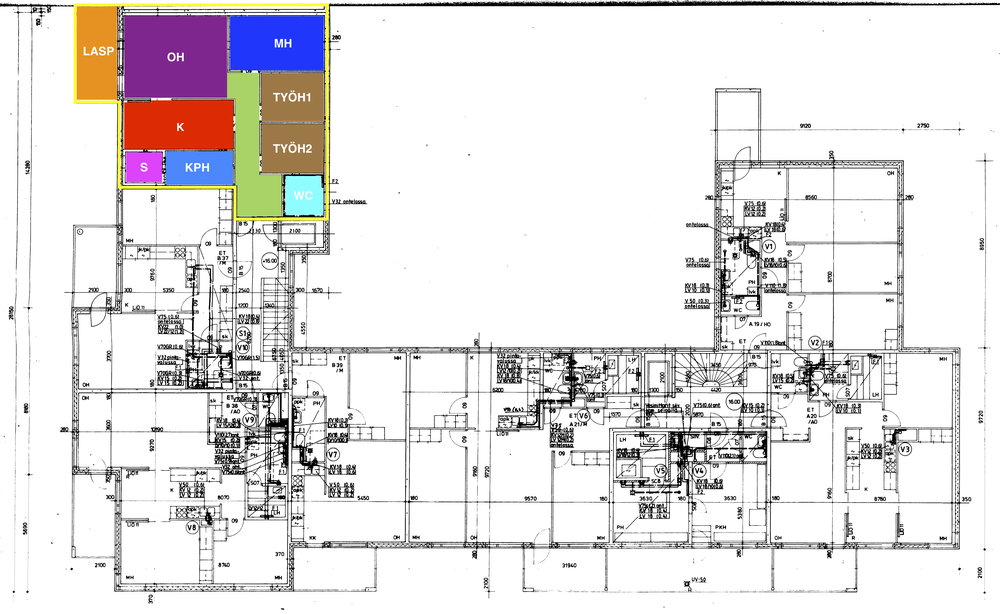
#> input picture assets/floorplan-scanned-apartment-room-names.png, 1000 x 614 px, shrunk from 7672 x 4712 before the run
$ python -i improved_door_detection.py   (imports and definitions only)
#> lines starting #> are read from the running program, lines starting #| are printed output that depends on the picture; after the words box and inside, x2 and y2 are one past the last pixel; in counts of white or black regions, pixels touching at a corner belong together
"""Improved door detection using simple gap analysis."""

from typing import List, Tuple

import cv2
import numpy as np


def detect_doors_simple(
    image: np.ndarray,
    min_door_width: int = 20,
    max_door_width: int = 200,  # Increased to catch full door openings
    edge_margin: int = 50,
) -> List[Tuple[int, int, int, int, str, float]]:
    """Detect doors using simple gap detection in binary image.

    Args:
        image: Input floor plan image
        min_door_width: Minimum door width in pixels
        max_door_width: Maximum door width in pixels
        edge_margin: Margin from edges to ignore

    Returns:
        List of (x, y, width, height, orientation, gap_width) tuples
    """
    # Convert to grayscale
    if len(image.shape) == 3:
        gray = cv2.cvtColor(image, cv2.COLOR_BGR2GRAY)
    else:
        gray = image.copy()

    # Simple threshold - walls are dark, background is light
    _, binary = cv2.threshold(gray, 200, 255, cv2.THRESH_BINARY)

    # Invert so walls are white, background is black
    binary_inv = cv2.bitwise_not(binary)

    h, w = binary_inv.shape

    # Find all gaps in horizontal scans
    all_gaps = []

    for y in range(edge_margin, h - edge_margin, 10):  # Sample every 10 rows
        row = binary_inv[y, :]

        # Find runs of zeros (gaps/openings)
        in_gap = False
        gap_start = 0
        prev_val = 255

        for x in range(w):
            val = row[x]

            # Detect start of gap
            if prev_val > 128 and val < 128:
                gap_start = x
                in_gap = True
            # Detect end of gap
            elif prev_val < 128 and val > 128 and in_gap:
                gap_width = x - gap_start

                # Check if gap is door-sized
                if min_door_width <= gap_width <= max_door_width:
                    # Check if gap is not at edges
                    if edge_margin < gap_start < w - edge_margin:
                        # Check if there are walls on both sides
                        check_dist = min(10, gap_start, w - x)
                        left_wall = np.mean(row[max(0, gap_start - check_dist):gap_start])
                        right_wall = np.mean(row[x:min(w, x + check_dist)])

                        if left_wall > 100 and right_wall > 100:
                            all_gaps.append((gap_start, y, gap_width))

                in_gap = False

            prev_val = val

    # Cluster gaps that are vertically aligned (same door)
    door_clusters = _cluster_vertical_gaps(all_gaps, x_tolerance=15, min_cluster_size=3)

    # Convert clusters to door detections
    doors = []
    for cluster in door_clusters:
        # Calculate average position and width
        x_positions = [g[0] for g in cluster]
        y_positions = [g[1] for g in cluster]
        widths = [g[2] for g in cluster]

        avg_x = int(np.mean(x_positions))
        min_y = min(y_positions)
        max_y = max(y_positions)
        avg_width = np.mean(widths)

        door_height = max_y - min_y

        # Only include if door spans reasonable height
        # But not too large (which would be a wall boundary)
        if 30 < door_height < 200:  # Doors should be 30-200 pixels tall
            doors.append((
                avg_x,
                min_y,
                int(avg_width),
                door_height,
                'vertical',
                avg_width
            ))

    # Also scan vertically for horizontal doors
    vertical_gaps = []

    for x in range(edge_margin, w - edge_margin, 10):  # Sample every 10 columns
        col = binary_inv[:, x]

        in_gap = False
        gap_start = 0
        prev_val = 255

        for y in range(h):
            val = col[y]

            if prev_val > 128 and val < 128:
                gap_start = y
                in_gap = True
            elif prev_val < 128 and val > 128 and in_gap:
                gap_height = y - gap_start

                if min_door_width <= gap_height <= max_door_width:
                    if edge_margin < gap_start < h - edge_margin:
                        check_dist = min(10, gap_start, h - y)
                        top_wall = np.mean(col[max(0, gap_start - check_dist):gap_start])
                        bottom_wall = np.mean(col[y:min(h, y + check_dist)])

                        if top_wall > 100 and bottom_wall > 100:
                            vertical_gaps.append((x, gap_start, gap_height))

                in_gap = False

            prev_val = val

    # Cluster horizontal doors
    h_door_clusters = _cluster_horizontal_gaps(vertical_gaps, y_tolerance=15, min_cluster_size=3)

    for cluster in h_door_clusters:
        x_positions = [g[0] for g in cluster]
        y_positions = [g[1] for g in cluster]
        heights = [g[2] for g in cluster]

        min_x = min(x_positions)
        max_x = max(x_positions)
        avg_y = int(np.mean(y_positions))
        avg_height = np.mean(heights)

        door_width = max_x - min_x

        # Only include if door spans reasonable width
        # But not too large (which would be a wall boundary)
        if 30 < door_width < 200:  # Doors should be 30-200 pixels wide
            doors.append((
                min_x,
                avg_y,
                door_width,
                int(avg_height),
                'horizontal',
                avg_height
            ))

    return doors


def _cluster_vertical_gaps(
    gaps: List[Tuple[int, int, int]],
    x_tolerance: int = 15,
    min_cluster_size: int = 3,
) -> List[List[Tuple[int, int, int]]]:
    """Cluster gaps that are vertically aligned.

    Args:
        gaps: List of (x, y, width) tuples
        x_tolerance: Maximum x difference to be in same cluster
        min_cluster_size: Minimum gaps to form a valid cluster

    Returns:
        List of gap clusters
    """
    if not gaps:
        return []

    # Sort by x position
    sorted_gaps = sorted(gaps, key=lambda g: g[0])

    clusters = []
    current_cluster = [sorted_gaps[0]]

    for gap in sorted_gaps[1:]:
        # Check if this gap is close to the cluster's average x
        cluster_avg_x = np.mean([g[0] for g in current_cluster])

        if abs(gap[0] - cluster_avg_x) <= x_tolerance:
            current_cluster.append(gap)
        else:
            # Start new cluster
            if len(current_cluster) >= min_cluster_size:
                clusters.append(current_cluster)
            current_cluster = [gap]

    # Don't forget last cluster
    if len(current_cluster) >= min_cluster_size:
        clusters.append(current_cluster)

    return clusters


def _cluster_horizontal_gaps(
    gaps: List[Tuple[int, int, int]],
    y_tolerance: int = 15,
    min_cluster_size: int = 3,
) -> List[List[Tuple[int, int, int]]]:
    """Cluster gaps that are horizontally aligned.

    Args:
        gaps: List of (x, y, height) tuples
        y_tolerance: Maximum y difference to be in same cluster
        min_cluster_size: Minimum gaps to form a valid cluster

    Returns:
        List of gap clusters
    """
    if not gaps:
        return []

    # Sort by y position
    sorted_gaps = sorted(gaps, key=lambda g: g[1])

    clusters = []
    current_cluster = [sorted_gaps[0]]

    for gap in sorted_gaps[1:]:
        cluster_avg_y = np.mean([g[1] for g in current_cluster])

        if abs(gap[1] - cluster_avg_y) <= y_tolerance:
            current_cluster.append(gap)
        else:
            if len(current_cluster) >= min_cluster_size:
                clusters.append(current_cluster)
            current_cluster = [gap]

    if len(current_cluster) >= min_cluster_size:
        clusters.append(current_cluster)

    return clusters

>>> import cv2
>>> picture = cv2.imread('../assets/floorplan-scanned-apartment-room-names.png')
#> picture is the input picture: shape (614, 1000, 3); mean B, G, R 226.8, 226.2, 229.1
>>> result = detect_doors_simple(picture)
#> in detect_doors_simple, `gray = cv2.cvtColor(image, cv2.COLOR_BGR2GRAY)`:
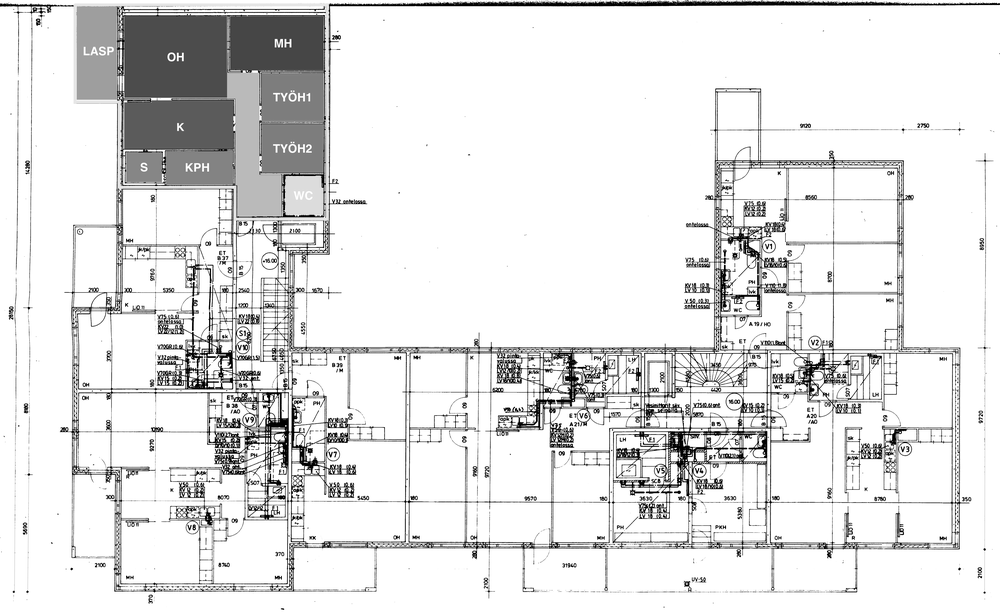
#> gray: shape (614, 1000); min 0, max 255, mean 227.1
#> in detect_doors_simple, `_, binary = cv2.threshold(gray, 200, 255, cv2.THRESH_BINARY)`:
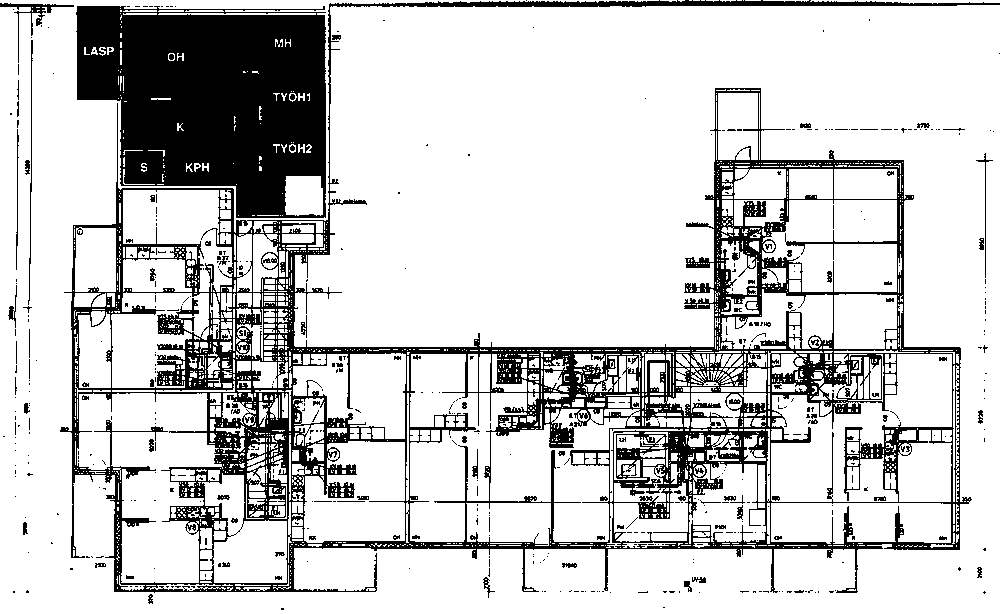
#> binary: shape (614, 1000); 80.6% white; 489 black regions (391 under 20 px), largest, box (x1, y1, x2, y2) and area: (60, 0, 1000, 593) 73145, (76, 6, 326, 218) 39884, (0, 3, 74, 63) 459
#> after the loop in detect_doors_simple, `for y in range(edge_margin, h - edge_margin, 10):`: all_gaps = 56 items, first 6: (904, 160, 72), (285, 180, 36), (285, 190, 38), (123, 200, 28), (285, 200, 38), (285, 210, 38); check_dist = 10; gap_width = 81; left_wall = 51
#> in _cluster_vertical_gaps, `sorted_gaps = sorted(gaps, key=lambda g: g[0])`: sorted_gaps = 56 items, first 6: (79, 360, 27), (79, 420, 27), (80, 350, 28), (83, 230, 33), (110, 420, 97), (112, 320, 46)
#> in _cluster_vertical_gaps, `current_cluster = [sorted_gaps[0]]`: current_cluster = [(79, 360, 27)]
#> the loop in _cluster_vertical_gaps, `for gap in sorted_gaps[1:]: # Check if this gap is close to the cluste..` made 55 passes
#> (cluster_avg_x, current_cluster) on passes 4, 14, 20, 24, 29, 30, 32, 33, 35, 36, 37, 40: (80.25, [(110, 420, 97)]), (120.2, [(149, 520, 20)]), (155.5, [(205, 490, 39)]), (214.2, [(285, 180, 36)]), (286.6, [(520, 430, 30)]), (520, [(554, 530, 55)]), (554, [(576, 360, 24)]), (576, [(604, 410, 35)]), (609, [(626, 440, 21)]), (626, [(648, 420, 34)]), (648, [(693, 410, 39)]), (699.3, [(744, 400, 22)])
#> (gap, cluster_avg_x) on passes 1, 2, 3, 5, 6, 7: ((79, 420, 27), 79), ((80, 350, 28), 79), ((83, 230, 33), 79.33), ((112, 320, 46), 110), ((113, 350, 71), 111), ((122, 490, 48), 111.7)
#> after the loop in _cluster_vertical_gaps, `for gap in sorted_gaps[1:]:`: clusters = 7 items
#> in detect_doors_simple, `door_clusters = _cluster_vertical_gaps(all_gaps, x_tolerance=15, min_c..`: door_clusters = 8 items
#> the loop in detect_doors_simple, `for cluster in door_clusters:` made 8 passes
#> (x_positions, y_positions, widths, avg_x, min_y, max_y, avg_width, door_height) on passes 2 to 5: ([110, 112, 113, 122, 122, 122, 123, 123, 123, 132], [420, 320, 350, 490, 540, 560, 200, 270, 280, 290], [97, 46, 71, 48, 76, 77, 28, 27, 27, 32], 120, 200, 560, 52.9, 360), ([149, 154, 155, 156, 156, 163], [520, 280, 270, 440, 450, 430], [20, 31, 30, 51, 59, 44], 155, 270, 520, 39.17, 250), ([205, 214, 216, 222], [490, 560, 430, 510], [39, 73, 28, 22], 214, 430, 560, 40.5, 130), ([285, 285, 285, 285, 293], [180, 190, 200, 210, 370], [36, 38, 38, 38, 43], 286, 180, 370, 38.6, 190)
#> (cluster, x_positions, y_positions, widths, avg_x, min_y, max_y, avg_width) on passes 1, 6: ([(79, 360, 27), (79, 420, 27), (80, 350, 28), (83, 230, 33)], [79, 79, 80, 83], [360, 420, 350, 230], [27, 27, 28, 33], 80, 230, 420, 28.75), ([(693, 410, 39), (696, 510, 42), (709, 460, 30)], [693, 696, 709], [410, 510, 460], [39, 42, 30], 699, 410, 510, 37)
#> after the loop in detect_doors_simple, `for cluster in door_clusters:`: doors = [(80, 230, 28, 190, 'vertical', 28.75), (214, 430, 40, 130, 'vertical', 40.5), (286, 180, 38, 190, 'vertical', 38.6), (699, 410, 37, 100, 'vertical', 37)]
#> after the loop in detect_doors_simple, `for x in range(edge_margin, w - edge_margin, 10):`: bottom_wall = 153; check_dist = 10; gap_height = 2; top_wall = 25.5; vertical_gaps = 82 items, first 6: (80, 100, 125), (80, 315, 73), (90, 321, 67), (110, 329, 22), (110, 362, 26), (110, 399, 22)
#> in _cluster_horizontal_gaps, `sorted_gaps = sorted(gaps, key=lambda g: g[1])`: sorted_gaps = 82 items, first 6: (80, 100, 125), (800, 128, 32), (810, 130, 30), (750, 169, 30), (760, 169, 30), (810, 169, 26)
#> in _cluster_horizontal_gaps, `current_cluster = [sorted_gaps[0]]`: current_cluster = [(80, 100, 125)]
#> the loop in _cluster_horizontal_gaps, `for gap in sorted_gaps[1:]:` made 81 passes
#> (cluster_avg_y, current_cluster) on passes 1, 3, 9, 21, 25, 27, 30, 36, 37, 45, 46, 53: (100, [(800, 128, 32)]), (129, [(750, 169, 30)]), (172.5, [(130, 190, 49)]), (195.5, [(690, 227, 31)]), (234.8, [(300, 255, 33)]), (255, [(300, 293, 54)]), (293, [(690, 309, 37)]), (313.7, [(110, 329, 22)]), (329, [(330, 354, 64)]), (356.8, [(340, 372, 46)]), (372, [(500, 393, 22)]), (397.4, [(830, 413, 75)])
#> (gap, cluster_avg_y) on passes 2, 4, 5, 6, 7, 8: ((810, 130, 30), 128), ((760, 169, 30), 169), ((810, 169, 26), 169), ((290, 176, 39), 169), ((300, 176, 39), 170.8), ((310, 176, 38), 171.8)
#> after the loop in _cluster_horizontal_gaps, `for gap in sorted_gaps[1:]:`: clusters = 11 items
#> the loop in detect_doors_simple, `for cluster in h_door_clusters:` made 11 passes
#> (x_positions, y_positions, heights, min_x, max_x, avg_y, avg_height, door_width) on passes 1 to 3: ([750, 760, 810, 290, 300, 310], [169, 169, 169, 176, 176, 176], [30, 30, 26, 39, 39, 38], 290, 810, 172, 33.67, 520), ([130, 140, 160, 170, 180, 190, 200, 910, 120, 350, 360, 900], [190, 190, 190, 190, 190, 190, 190, 200, 203, 204, 204, 205], [49, 54, 54, 54, 54, 54, 51, 147, 20, 143, 143, 21], 120, 910, 195, 70.33, 790), ([690, 780, 250, 730], [227, 232, 234, 246], [31, 25, 27, 24], 250, 780, 234, 26.75, 530)
#> (cluster, x_positions, y_positions, heights, min_x, max_x, avg_y, avg_height) on pass 4: ([(300, 293, 54), (320, 293, 54), (780, 293, 49)], [300, 320, 780], [293, 293, 293], [54, 54, 49], 300, 780, 293, 52.33)
#> result has the same summary as doors in detect_doors_simple
